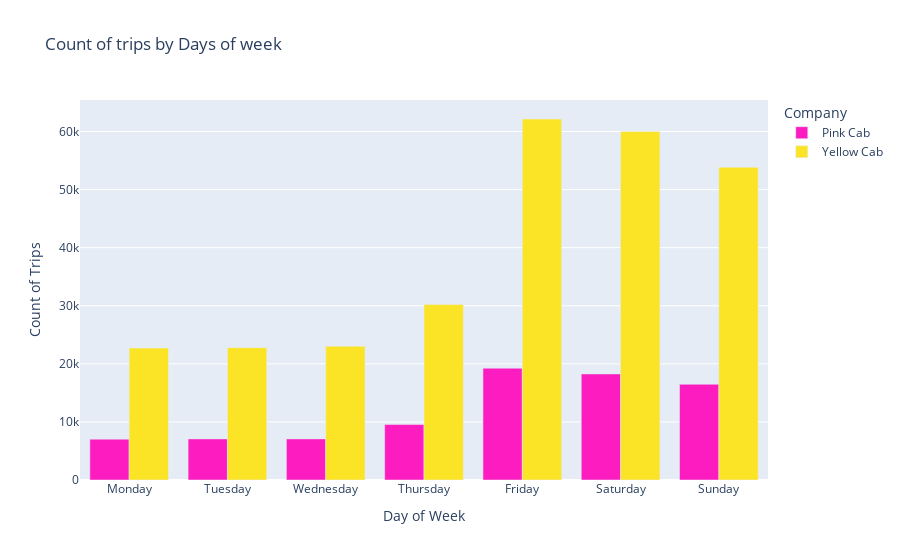

Source (notebook cell):
### Markdown cell above
### Is there any daily pattern for Counts of trip in comparison of companies?

#### Count of trips by Days of a week

### Code cell
temp_df = df_merge.groupby(['Company','Day of Week']).agg({"Transaction":"count"}).reset_index()
#create a mapping of the sort order
sort_order = {'Monday':1,'Tuesday':2,'Wednesday':3,'Thursday':4,'Friday':5, 'Saturday':6,'Sunday':7}

#create new column with the sort order
temp_df['sort_columns'] = temp_df['Day of Week'].map(sort_order)

#sort with sort_column

temp_df = temp_df.sort_values('sort_columns').drop('sort_columns',axis=1).reset_index(drop=True)

fig = px.bar(temp_df, x="Day of Week", y="Transaction", color= "Company", barmode='group', title="Count of trips by Days of week",
             color_discrete_map={'(?)':'black', 'Pink Cab':'#FC1CBF', 'Yellow Cab':'#FBE426'})
fig.update_yaxes(title_text='Count of Trips')
fig.show()

### Figure 1 — Plotly figure (JSON) as saved in the notebook; plotly's stock layout.template omitted (floating-point values rounded to 4 significant figures)
{"data": [{"alignmentgroup": "True", "hovertemplate": "Company=Pink Cab<br>Day of Week=%{x}<br>Transaction=%{y}<extra></extra>", "legendgroup": "Pink Cab", "marker": {"color": "#FC1CBF", "pattern": {"shape": ""}}, "name": "Pink Cab", "offsetgroup": "Pink Cab", "orientation": "v", "showlegend": true, "textposition": "auto", "type": "bar", "x": ["Monday", "Tuesday", "Wednesday", "Thursday", "Friday", "Saturday", "Sunday"], "xaxis": "x", "y": [7032, 7077, 7076, 9549, 19249, 18253, 16475], "yaxis": "y"}, {"alignmentgroup": "True", "hovertemplate": "Company=Yellow Cab<br>Day of Week=%{x}<br>Transaction=%{y}<extra></extra>", "legendgroup": "Yellow Cab", "marker": {"color": "#FBE426", "pattern": {"shape": ""}}, "name": "Yellow Cab", "offsetgroup": "Yellow Cab", "orientation": "v", "showlegend": true, "textposition": "auto", "type": "bar", "x": ["Monday", "Tuesday", "Wednesday", "Thursday", "Friday", "Saturday", "Sunday"], "xaxis": "x", "y": [22705, 22783, 23026, 30198, 62153, 59981, 53835], "yaxis": "y"}], "layout": {"barmode": "group", "legend": {"title": {"text": "Company"}, "tracegroupgap": 0}, "title": {"text": "Count of trips by Days of week"}, "xaxis": {"anchor": "y", "domain": [0, 1], "title": {"text": "Day of Week"}}, "yaxis": {"anchor": "x", "domain": [0, 1], "title": {"text": "Count of Trips"}}}}
